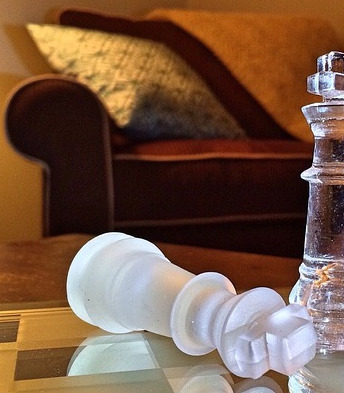
#> input picture ImageProcessing/transform/chess1.jpg, 344 x 393 px
$ python transform.py
#> lines starting #> are read from the running program, lines starting #| are printed output that depends on the picture
import cv2
import numpy as np
img = cv2.imread('chess1.jpg')
#> img is the input picture: shape (393, 344, 3); mean B, G, R 68.7, 88, 119.1

# resize-way1
way1 = cv2.resize(img, None, fx=2, fy=2, interpolation = cv2.INTER_CUBIC)

# resize-way2
height, width = img.shape[:2]
#> height = 393; width = 344
way2 = cv2.resize(img, (2*width, 2*height), interpolation = cv2.INTER_CUBIC)

# shift an img
rows, cols, channels = img.shape                # Note for GrayScaledImgs; taking rows, cols is enough (there is not more get from '.shape')
#> rows = 393; cols = 344; channels = 3
                                                # Note for coloredImgs you need to take the channel as well! (altough you don't need'em here).
matrix = np.float32([[1,0,100],[0,1,25]])       # Here it is: [X-rightwards], [Y-downwards]
shift = cv2.warpAffine(img,matrix,(cols,rows))  # cv2.wrapAffine(), needs (width, height) -> '.shape' returns (height, width, channels)
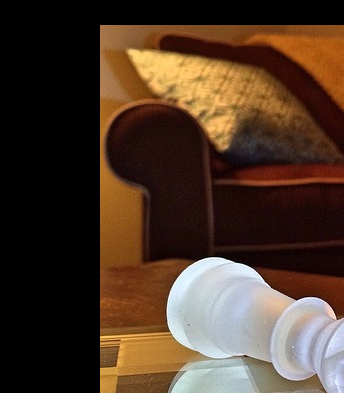
#> shift: shape (393, 344, 3); mean B, G, R 40.8, 55.8, 76.7

# rotate an img
rows, cols, channels = img.shape                                    # simplified (grayscale): gives (heigth, width) == (row, cols) == (Y, X)

matrix_rotate = cv2.getRotationMatrix2D((cols/2, rows/2), 270, 1)    # Again: getRotationMatrix2D(), needs (width, height)
rotate = cv2.warpAffine(img, matrix_rotate, (cols, rows))           # "
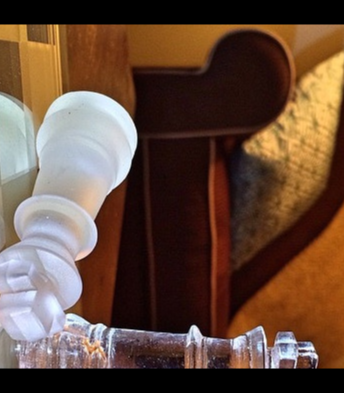
#> rotate: shape (393, 344, 3); mean B, G, R 60, 74.9, 101.2

# display and destroy
cv2.imshow('original', img)
#cv2.imshow('way1', way1)
#cv2.imshow('way2', way2)
cv2.imshow('shift', shift)
cv2.imshow('rotate', rotate)
cv2.waitKey(0)
cv2.destroyAllWindows()

$ run again, with ImageProcessing/transform/perspective_transformation_original.jpg copied over ImageProcessing/transform/chess1.jpg
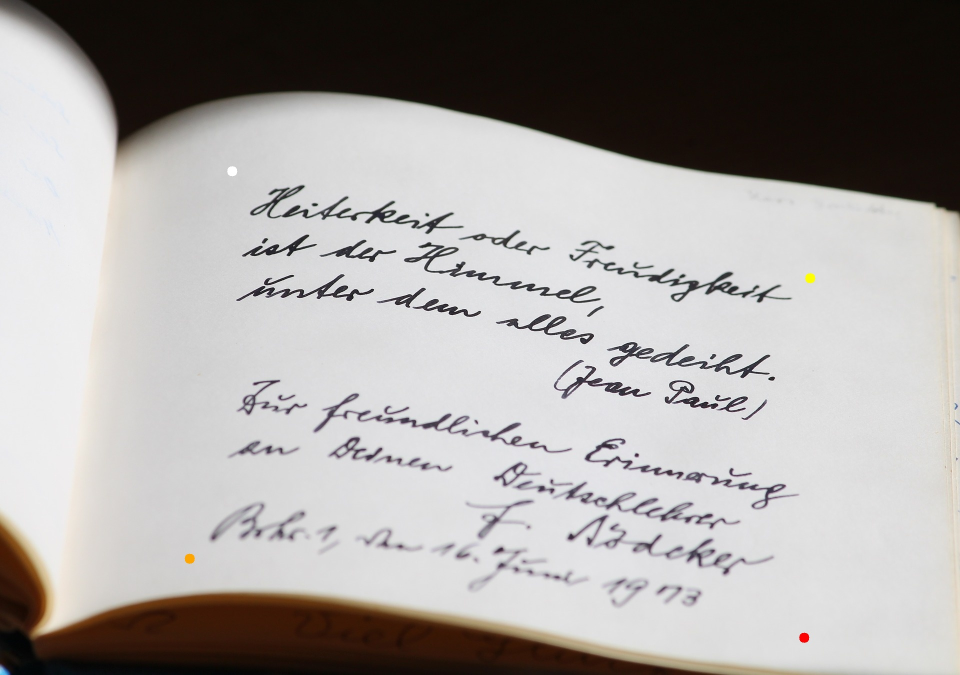
#> input picture ImageProcessing/transform/perspective_transformation_original.jpg, 1920 x 1350 px (shown at 1/2 size)
#> img is the input picture: shape (1350, 1920, 3); mean B, G, R 160.8, 162.7, 166.1
#> `shift = cv2.warpAffine(img,matrix,(cols,rows))  # cv2.wrapAffine(), ne..`:
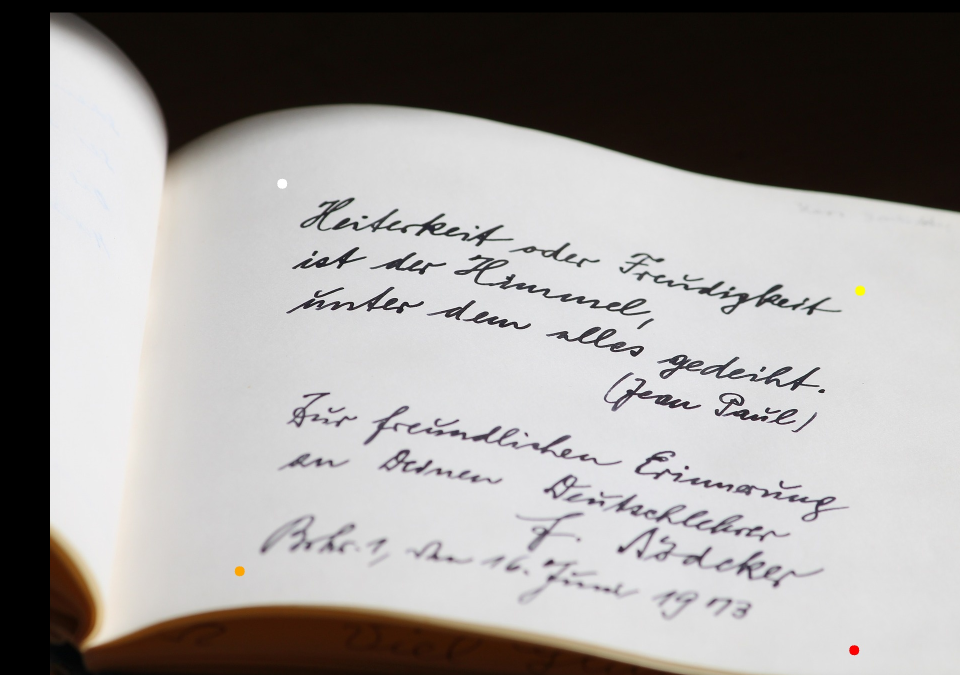
#> shift: shape (1350, 1920, 3) (shown at 1/2 size); mean B, G, R 152.1, 153.6, 156.7
#> `rotate = cv2.warpAffine(img, matrix_rotate, (cols, rows))           # "`:
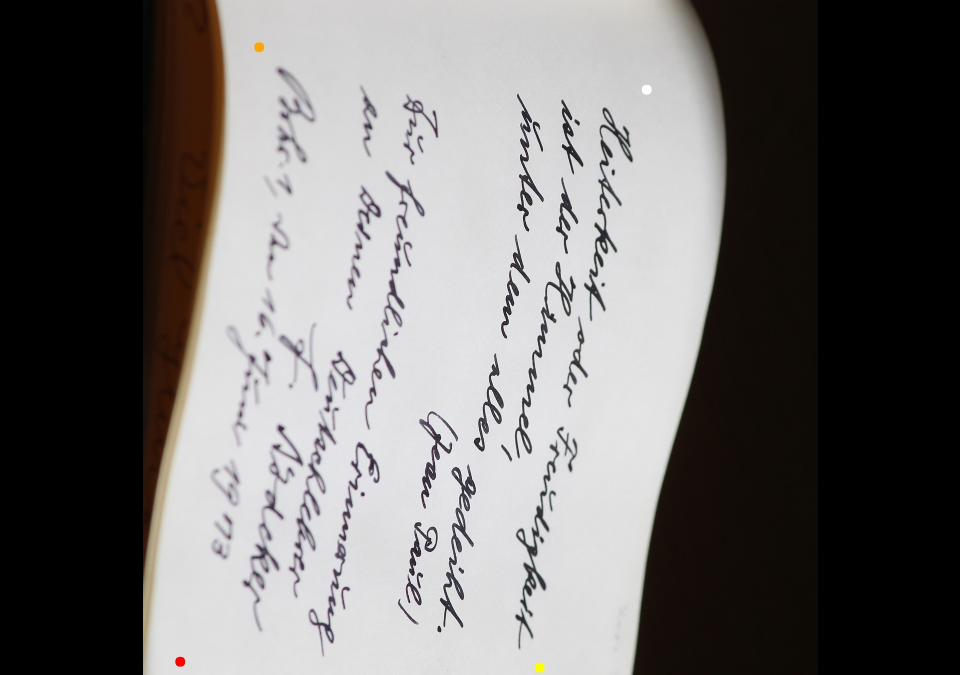
#> rotate: shape (1350, 1920, 3) (shown at 1/2 size); mean B, G, R 111.1, 111.9, 114.3
